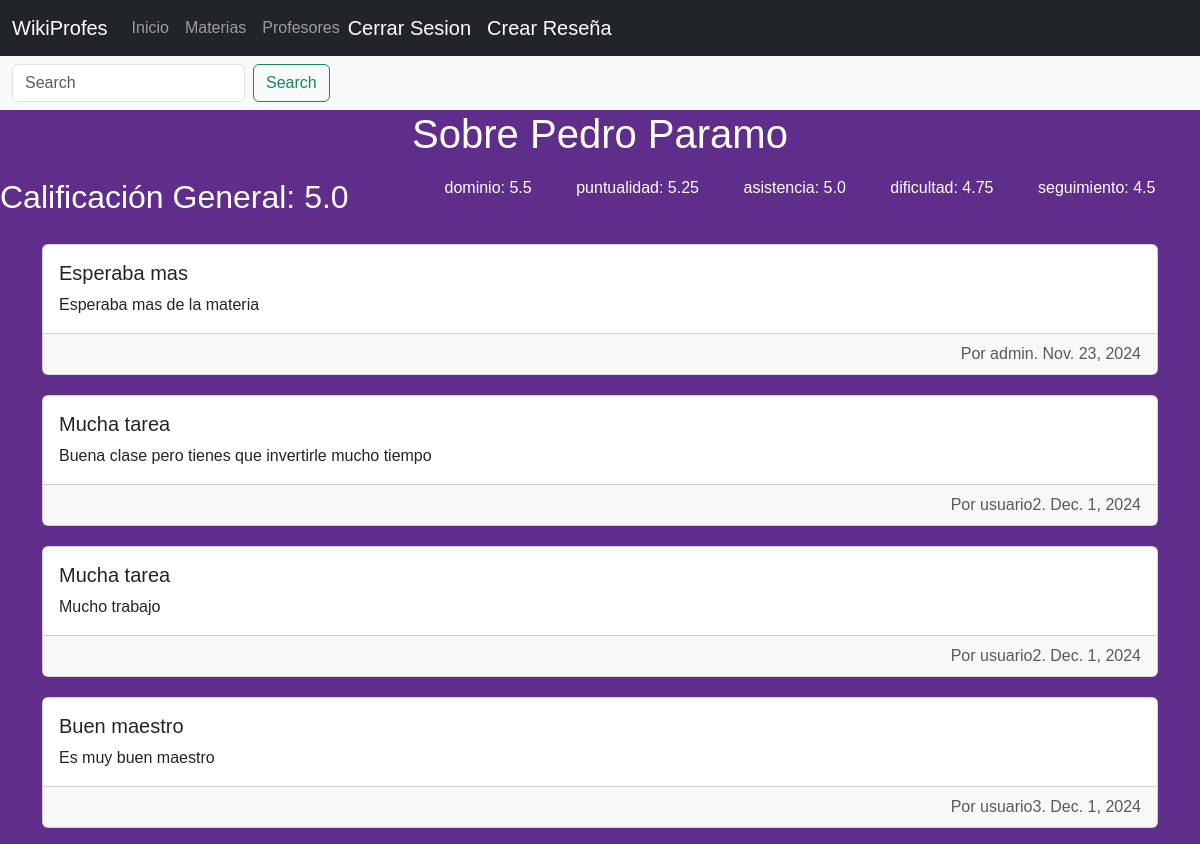
/profesor/1/ (signed in), run on the app's committed database.
### profesor/models.py (models this page shows, shortened)
class Profesor(models.Model):
    nombre = models.CharField(max_length=80)
    usuarios = models.ManyToManyField(User, through='publicacion.Publicacion')
    def get_general_rating(self):
        from publicacion.models import Publicacion  # Importación retrasada
        publicaciones = Publicacion.objects.filter(profesor=self)
        if not publicaciones.exists():
            return 0
        total = 0
        count = 0
        for pub in publicaciones:
            total += (pub.dominio + pub.puntualidad + pub.asistencia + pub.dificultad + pub.seguimiento)
            count += 1
        return total / (count * 5)  # Porque hay 5 rubros
    def get_rubric_averages(self):
        from publicacion.models import Publicacion  # Importación retrasada
        publicaciones = Publicacion.objects.filter(profesor=self)
        if not publicaciones.exists():
            return {}
        rubros = ['dominio', 'puntualidad', 'asistencia', 'dificultad', 'seguimiento']
        averages = {rubro: 0 for rubro in rubros}
        count = publicaciones.count()
        for pub in publicaciones:
            for rubro in rubros:
                averages[rubro] += getattr(pub, rubro)
        for rubro in rubros:
            averages[rubro] /= count
        return averages

### publicacion/models.py (models this page shows, shortened)
class Publicacion(models.Model):
    materia = models.ForeignKey(Materia, on_delete=models.CASCADE)
    profesor = models.ForeignKey(Profesor, on_delete=models.CASCADE)
    usuario = models.ForeignKey(User, on_delete=models.CASCADE)
    titulo = models.CharField(max_length=80)
    fecha = models.DateField()
    comentario = models.TextField(max_length=2000)
    dominio = models.IntegerField()
    puntualidad = models.IntegerField()
    asistencia = models.IntegerField()
    dificultad = models.IntegerField()
    seguimiento = models.IntegerField()

### publicacion/views.py (the view)
# urls.py: path('profesor/<int:pk>/', views.ProfesorView.as_view(), name='profesor'),
class ProfesorView(generic.DetailView):
    model = Profesor
    template_name = 'publicacion/profesor.html'
    context_object_name = 'profesor'
    def get_context_data(self, **kwargs):
        context = super().get_context_data(**kwargs)
        profesor = self.get_object()
        context['publicacion_list'] = Publicacion.objects.filter(profesor=profesor)
        context['general_rating'] = profesor.get_general_rating()
        context['rubric_averages'] = profesor.get_rubric_averages()
        return context

### templates/publicacion/profesor.html (shortened to what this page needs)
{% extends "base.html" %}
{% block content %}
<nav class="navbar navbar-expand-lg bg-body-tertiary">
    <div class="container-fluid">
                <form class="d-flex" role="search">
                <input class="form-control me-2" type="search" placeholder="Search" aria-label="Search">
                <button class="btn btn-outline-success" type="submit">Search</button>
                </form>
    </div>
</nav>
<h1>Sobre {{ profesor.nombre }}</h1>
<div style="display: flex; justify-content: space-between; margin-bottom: 20px;">
    <h2 style="flex: 1;">Calificación General: {{ general_rating }}</h2>
    <div style="display: flex; flex: 2; justify-content: space-evenly;">
        {% for rubro, promedio in rubric_averages.items %}
        <div style="text-align: center;">
            <h6>{{ rubro }}: {{ promedio }}</h6>
        </div>
        {% endfor %}
    </div>
</div>
{% for publicacion in publicacion_list %}
<section>
    <div class="container">
        <div class="card mb-3">
            <div class="card-body">
                <h5 class="card-title">{{ publicacion.titulo }}</h5>
                <p class="card-text">{{ publicacion.comentario }}</p>
            </div>
            <div class="card-footer text-body-secondary text-end">
                Por {{ publicacion.usuario }}. {{ publicacion.fecha }}
            </div>
        </div>
    </div>
</section>
{% endfor %}
{% endblock content %}

### static/css/style.css (style rules this page uses)
body { font-family: Arial, sans-serif; background-color: #4c1d95; color: #fff; margin: 0; padding: 0; }
body { background-color: #5e2e8a; color: #fff; }
.container { margin-top: 20px; }
h1 { font-size: 2.5em; margin-bottom: 20px; text-align: center; }
p { margin: 5px 0; }

### data on the page
Profesor: nombre "Pedro Paramo"
Publicacion: titulo "Esperaba mas", comentario "Esperaba mas de la materia", usuario "admin", fecha "Nov. 23, 2024"
Publicacion: titulo "Mucha tarea", comentario "Buena clase pero tienes que invertirle mucho tiempo", usuario "usuario2", fecha "Dec. 1, 2024"
Publicacion: titulo "Mucha tarea", comentario "Mucho trabajo", usuario "usuario2", fecha "Dec. 1, 2024"
Publicacion: titulo "Buen maestro", comentario "Es muy buen maestro", usuario "usuario3", fecha "Dec. 1, 2024"

### other printed values
{{ general_rating }} "5.0"
{{ rubro }} "dominio" "puntualidad" "asistencia" "dificultad" "seguimiento"
{{ promedio }} "5.5" "5.25" "5.0" "4.75" "4.5"
